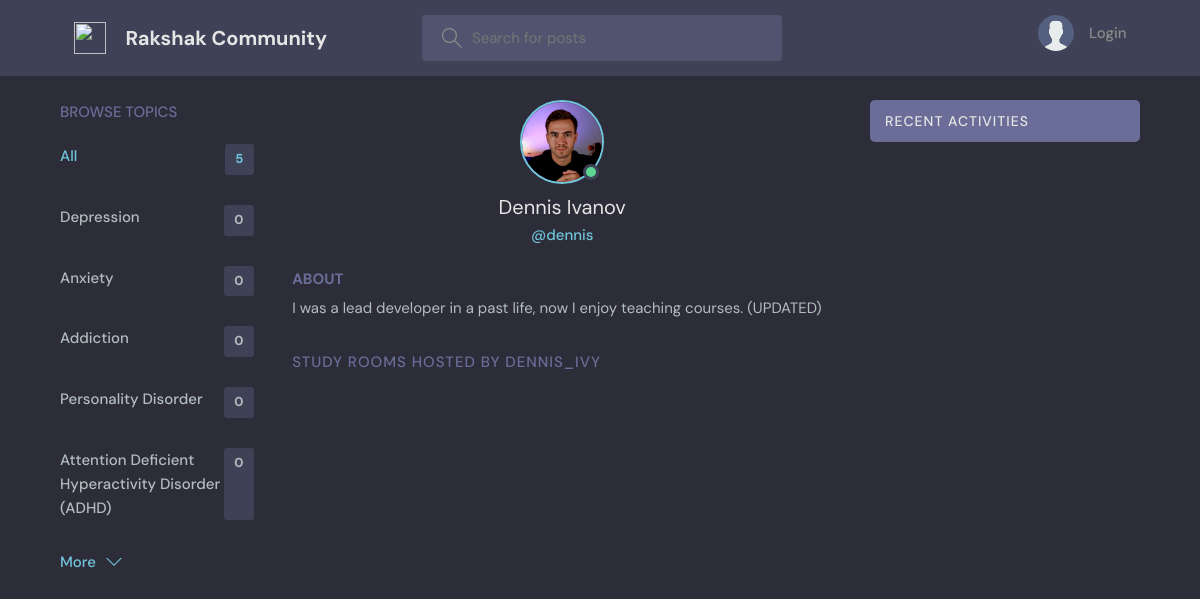
Page /profile/1/ on the committed database.
### base/models.py (models this page shows, shortened)
class Topic(models.Model):
    name = models.CharField(max_length=200)

class User(AbstractUser):
    name = models.CharField(max_length=200, null=True)
    email = models.EmailField(unique=True, null=True)
    bio = models.TextField(null=True)
    avatar = models.ImageField(null=True, default="avatar.svg")
    USERNAME_FIELD = 'email'
    REQUIRED_FIELDS = []
    objects = CustomUserManager()

### base/views.py (the view)
# urls.py: path('profile/<str:pk>/', views.userProfile, name="user-profile"),
def userProfile(request, pk):
    user = User.objects.get(id=pk)
    rooms = user.room_set.all()
    room_messages = user.message_set.all()
    topics = Topic.objects.all()
    context = {'user': user, 'rooms': rooms,
               'room_messages': room_messages, 'topics': topics}
    return render(request, 'base/profile.html', context)

### base/templates/base/profile.html (shortened to what this page needs)
{% extends 'main.html' %}
{% block content %}
<main class="profile-page layout layout--3">
  <div class="container">
    {% include 'base/topics_component.html' %}
    <div class="roomList">
      <div class="profile">
        <div class="profile__avatar">
          <div class="avatar avatar--large active">
            <img src="{{user.avatar.url}}" />
          </div>
        </div>
        <div class="profile__info">
          <h3>{{user.name}}</h3>
          <p>@{{user.username}}</p>
        </div>
        <div class="profile__about">
          <h3>About</h3>
          <p>
            {{user.bio}}
          </p>
        </div>
      </div>
      <div class="roomList__header">
        <div>
          <h2>Study Rooms Hosted by dennis_ivy</a>
          </h2>
        </div>
      </div>
    </div>
    {% include 'base/activity_component.html' %}
  </div>
</main>
{% endblock content %}

### templates/main.html (shortened to what this page needs)
<!DOCTYPE html>
{% load static %}
<html lang="en">
<head>
    <link rel="stylesheet" href="{% static 'styles/style.css' %}" />
</head>
<body>
    {% include 'navbar.html' %}
    {% block content %}
    {% endblock %}
</body>
</html>

### templates/navbar.html (shortened to what this page needs)
{% load static %}
<header class="header header--loggedIn">
    <div class="container">
        <a href="{% url 'home' %}" class="header__logo">
            <img src="{% static 'images/logo.jpg'  %}" height = "10" />
            <h1>Rakshak Community</h1>
        </a>
        <form class="header__search" method="GET" action="{% url 'home' %}">
            <label>
                <input name="q" placeholder="Search for posts" />
            </label>
        </form>
        <nav class="header__menu">
            {% if request.user.is_authenticated %}
            <div class="header__user">
                <a href="{% url 'update-user' %}">
                    <div class="avatar avatar--medium active">
                        <img src="{{request.user.avatar.url}}" />
                    </div>
                    <p>{{request.user.username}} <span>@{{request.user.username}}</span></p>
                </a>
                <button class="dropdown-button">
                    <svg version="1.1" xmlns="http://www.w3.org/2000/svg" width="32" height="32" viewBox="0 0 32 32">
                        <title>chevron-down</title>
                        <path d="M16 21l-13-13h-3l16 16 16-16h-3l-13 13z"></path>
                    </svg>
                </button>
            </div>
            {% else %}
            <a href="{% url 'login' %}">
                <img src="{% static 'images/avatar.svg' %}" />
                <p>Login</p>
            </a>
            {% endif %}
        </nav>
    </div>
</header>

### base/templates/base/topics_component.html
<div class="topics">
    <div class="topics__header">
        <h2>Browse Topics</h2>
    </div>
    <ul class="topics__list">
        <li>
            <a href="{% url 'home' %}" class="active">All <span>{{topics.count}}</span></a>
        </li>
        {% for topic in topics %}
        <li>
            <a href="{% url 'home' %}?q={{topic.name}}">{{topic.name}}<span>{{topic.room_set.all.count}}</span></a>
        </li>
        {% endfor %}
    </ul>
    <a class="btn btn--link" href="{% url 'topics' %}">
        More
        <svg version="1.1" xmlns="http://www.w3.org/2000/svg" width="32" height="32" viewBox="0 0 32 32">
            <title>chevron-down</title>
            <path d="M16 21l-13-13h-3l16 16 16-16h-3l-13 13z"></path>
        </svg>
    </a>
</div>

### base/templates/base/activity_component.html (shortened to what this page needs)
<div class="activities">
    <div class="activities__header">
        <h2>Recent Activities</h2>
    </div>
</div>

### rows in the picture
Topic: name "Depression", room_set.all.count "0"
Topic: name "Anxiety", room_set.all.count "0"
Topic: name "Addiction", room_set.all.count "0"
Topic: name "Personality Disorder", room_set.all.count "0"
Topic: name "Attention Deficient Hyperactivity Disorder (ADHD)", room_set.all.count "0"
User: avatar (picture), name "Dennis Ivanov", username "dennis", bio "I was a lead developer in a past life, now I enjoy teaching courses. (UPDATED)"

### other values in the picture
{{ topics.count }} "5"
